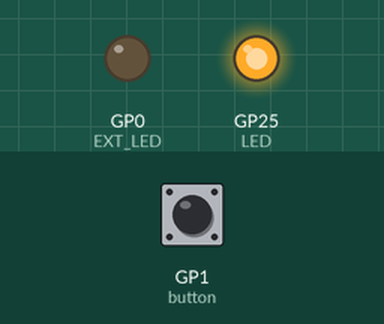
Recording of a program running on a simulated Raspberry Pi Pico running MicroPython. Shown: output pins drawn as LEDs (lit = HIGH). Inputs (shaded band) come from the test bench; at power-on: GP1 (button) HIGH. No MQTT or app messages arrive unless stated; what the program prints to the serial console is not drawn.

Above: at 3.3 s.
3.4 s: GP1 (button) pulled LOW for 0.15 s
At 4.2 s:
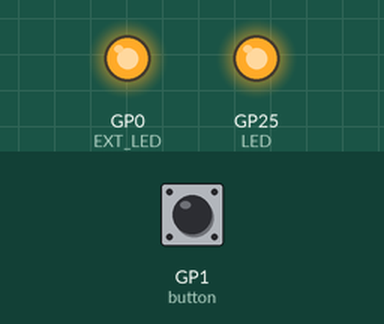
5.0 s: GP1 (button) pulled LOW for 1 s
At 5.5 s:
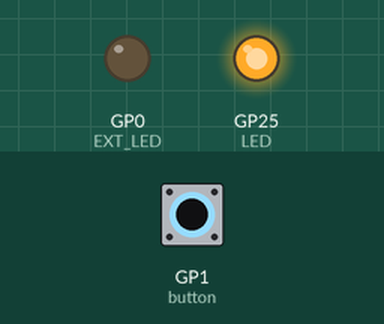
7.5 s: GP1 (button) pulled LOW for 3.2 s
At 8.6 s:
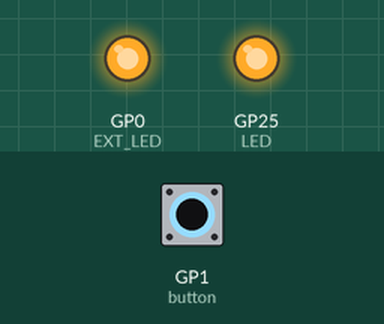
Timing chart, 0 to 10.5 s (numbered marks = the images above; inputs shaded):
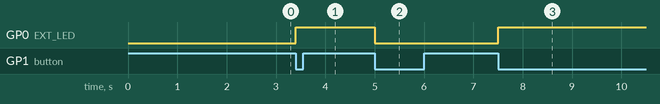

The program:

mqtt_client_button_led.py
```python
from machine import Pin, SPI
from mqtt import MQTTClient, MQTTException
import network
import time
import json

#SENSORS
LED = Pin(25, Pin.OUT)
EXT_LED = Pin(0, Pin.OUT)

# ETHERNET
MOSI = Pin(19)
MISO = Pin(16)
SCK = Pin (18)
CS = Pin(17)
RESET = Pin(20)

# MQTT
MQTT_URI = '192.169.1.211'
CLIENT_ID = 'Pico'
MQTT_USER = 'pico'
MQTT_PASS = 'password'

STATUS_TOPIC = b'pico/status'
CONNECT_MSG = b'{"connected": 1}'
DISCONNECT_MSG = b'{"connected": 0}'

SUB_TOPICS = [
    'pico/light/',
    'pico/light2/'
    ]

def eth_init():
    spi = SPI(0, 2_000_000, mosi=MOSI, miso=MISO, sck=SCK)
    nic = network.WIZNET5K(spi, CS, RESET)
    nic.active(True)
    print(f'Connecting...')

    while not nic.isconnected():
        time.sleep(1)

    local_ip = nic.ifconfig()[0]
    print(f'Joined network as {local_ip}!')
    LED.value(1)

def handle_message(topic,msg):
    print(f'Rec\'d {msg.decode()} on \'{topic.decode()}\'')

    if topic == b'pico/light/':
        # Set the LED to "on" value
        val = json.loads(msg)['on']
        LED.value(val)
    if topic == b'pico/light2/':
        # Set the LED to "on" value
        val = json.loads(msg)['on']
        EXT_LED.value(val)
    else:
        print(f'No handler for \'{topic.decode()}\'!')

def mqtt_connect():
    client = MQTTClient(CLIENT_ID, MQTT_URI, user=MQTT_USER, password=MQTT_PASS, keepalive=60000)
    client.set_last_will(STATUS_TOPIC, DISCONNECT_MSG)

    try:
        client.connect()
    except MQTTException as e:
        print(e)
    else:
        print(f'Connected to MQTT broker @ {MQTT_URI}!')

    client.set_callback(handle_message)

    for topic in SUB_TOPICS:
        print(f'Subscribed to {topic}...')
        client.subscribe(topic)

    return client

def reconnect():
    print('Failed to connect to MQTT broker @ {MQTT_URI}. Reconnecting...')
    time.sleep(5)
    machine.reset()

last_time = 0
def main():
    eth_init()

    try:
        client = mqtt_connect()
    except OSError as e:
        reconnect()
    else:
        client.publish(STATUS_TOPIC, CONNECT_MSG)

    def debounce(callback):
        global last_time
        current_time = time.ticks_ms()
        if (time.ticks_diff(current_time, last_time) > 500):
            last_time = current_time
            callback()

    def toggle_led():
        EXT_LED.toggle()

        if EXT_LED.value() is 0:
            client.publish(b'pico/light2/', b'{"on": 0}')
        else:
            client.publish(b'pico/light2/', b'{"on": 1}')

    def handle_button(pin):
        if (pin.value() == 0):
            debounce(toggle_led)

    # Setup button interrupt
    button = Pin(1, Pin.IN, Pin.PULL_UP)
    button.irq(trigger=Pin.IRQ_FALLING, handler=handle_button)

    while True:
        try:
            client.wait_msg()
        except OSError as e:
            reconnect()

    client.disconnect()

if __name__ == "__main__":
    main()
```

Measured:
- after the input at 3.4 s, GP0 (EXT_LED): LOW → HIGH at once
- after the input at 5.0 s, GP0 (EXT_LED): HIGH → LOW at once
- after the input at 7.5 s, GP0 (EXT_LED): LOW → HIGH at once
